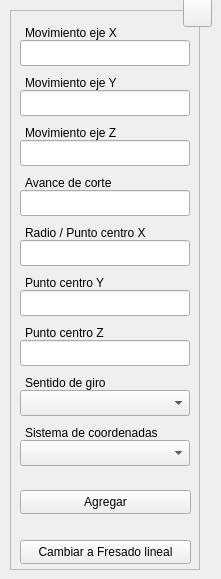
  <widget class="QWidget" name="centralwidget">
   <widget class="QFrame" name="frame">
    <property name="geometry">
     <rect>
      <x>10</x>
      <y>10</y>
      <width>190</width>
      <height>560</height>
     </rect>
    </property>
    <property name="sizePolicy">
     <sizepolicy hsizetype="Fixed" vsizetype="Fixed">
      <horstretch>0</horstretch>
      <verstretch>0</verstretch>
     </sizepolicy>
    </property>
    <property name="minimumSize">
     <size>
      <width>190</width>
      <height>560</height>
     </size>
    </property>
    <property name="maximumSize">
     <size>
      <width>190</width>
      <height>560</height>
     </size>
    </property>
    <property name="frameShape">
     <enum>QFrame::StyledPanel</enum>
    </property>
    <property name="frameShadow">
     <enum>QFrame::Raised</enum>
    </property>
    <widget class="QLineEdit" name="tbx_xin">
     <property name="geometry">
      <rect>
       <x>10</x>
       <y>30</y>
       <width>170</width>
       <height>26</height>
      </rect>
     </property>
     <property name="minimumSize">
      <size>
       <width>170</width>
       <height>0</height>
      </size>
     </property>
     <property name="maximumSize">
      <size>
       <width>170</width>
       <height>16777215</height>
      </size>
     </property>
     <property name="toolTip">
      <string>Digite la dimensión del movimiento en el eje X</string>
     </property>
     <property name="statusTip">
      <string/>
     </property>
     <property name="alignment">
      <set>Qt::AlignCenter</set>
     </property>
     <property name="placeholderText">
      <string/>
     </property>
    </widget>
    <widget class="QLabel" name="lbl_xin">
     <property name="enabled">
      <bool>true</bool>
     </property>
     <property name="geometry">
      <rect>
       <x>15</x>
       <y>10</y>
       <width>105</width>
       <height>26</height>
      </rect>
     </property>
     <property name="text">
      <string>Movimiento eje X</string>
     </property>
     <property name="buddy">
      <cstring>lbl_xin</cstring>
     </property>
    </widget>
    <widget class="QPushButton" name="btn_save">
     <property name="geometry">
      <rect>
       <x>10</x>
       <y>480</y>
       <width>171</width>
       <height>24</height>
      </rect>
     </property>
     <property name="sizePolicy">
      <sizepolicy hsizetype="Expanding" vsizetype="Expanding">
       <horstretch>0</horstretch>
       <verstretch>0</verstretch>
      </sizepolicy>
     </property>
     <property name="minimumSize">
      <size>
       <width>88</width>
       <height>0</height>
      </size>
     </property>
     <property name="toolTip">
      <string>Agregar los datos al programa CNC</string>
     </property>
     <property name="statusTip">
      <string/>
     </property>
     <property name="text">
      <string>Agregar</string>
     </property>
     <property name="shortcut">
      <string>Ctrl+S</string>
     </property>
     <property name="autoDefault">
      <bool>true</bool>
     </property>
    </widget>
    <widget class="QLabel" name="lbl_mov">
     <property name="enabled">
      <bool>true</bool>
     </property>
     <property name="geometry">
      <rect>
       <x>15</x>
       <y>360</y>
       <width>90</width>
       <height>26</height>
      </rect>
     </property>
     <property name="text">
      <string>Sentido de giro</string>
     </property>
     <property name="buddy">
      <cstring>lbl_mov</cstring>
     </property>
    </widget>
    <widget class="QComboBox" name="cbx_mov">
     <property name="geometry">
      <rect>
       <x>10</x>
       <y>380</y>
       <width>170</width>
       <height>26</height>
      </rect>
     </property>
     <property name="minimumSize">
      <size>
       <width>170</width>
       <height>26</height>
      </size>
     </property>
     <property name="maximumSize">
      <size>
       <width>170</width>
       <height>16777215</height>
      </size>
     </property>
     <property name="toolTip">
      <string>Seleccione el tipo de movimiento a ejecutar</string>
     </property>
    </widget>
    <widget class="QLineEdit" name="tbx_zin">
     <property name="geometry">
      <rect>
       <x>10</x>
       <y>130</y>
       <width>170</width>
       <height>26</height>
      </rect>
     </property>
     <property name="minimumSize">
      <size>
       <width>170</width>
       <height>0</height>
      </size>
     </property>
     <property name="maximumSize">
      <size>
       <width>170</width>
       <height>16777215</height>
      </size>
     </property>
     <property name="toolTip">
      <string>Digite la dimensión del movimiento en el eje Z</string>
     </property>
     <property name="statusTip">
      <string/>
     </property>
     <property name="alignment">
      <set>Qt::AlignCenter</set>
     </property>
     <property name="placeholderText">
      <string/>
     </property>
    </widget>
    <widget class="QLabel" name="lbl_zin">
     <property name="enabled">
      <bool>true</bool>
     </property>
     <property name="geometry">
      <rect>
       <x>15</x>
       <y>110</y>
       <width>105</width>
       <height>26</height>
      </rect>
     </property>
     <property name="text">
      <string>Movimiento eje Z</string>
     </property>
     <property name="buddy">
      <cstring>lbl_xin</cstring>
     </property>
    </widget>
    <widget class="QLineEdit" name="tbx_fed">
     <property name="geometry">
      <rect>
       <x>10</x>
       <y>180</y>
       <width>170</width>
       <height>26</height>
      </rect>
     </property>
     <property name="minimumSize">
      <size>
       <width>170</width>
       <height>0</height>
      </size>
     </property>
     <property name="maximumSize">
      <size>
       <width>170</width>
       <height>16777215</height>
      </size>
     </property>
     <property name="toolTip">
      <string>Digite la velocidad de avance de corte</string>
     </property>
     <property name="statusTip">
      <string/>
     </property>
     <property name="alignment">
      <set>Qt::AlignCenter</set>
     </property>
     <property name="placeholderText">
      <string/>
     </property>
    </widget>
    <widget class="QLabel" name="lbl_fed">
     <property name="enabled">
      <bool>true</bool>
     </property>
     <property name="geometry">
      <rect>
       <x>15</x>
       <y>160</y>
       <width>97</width>
       <height>26</height>
      </rect>
     </property>
     <property name="text">
      <string>Avance de corte</string>
     </property>
     <property name="buddy">
      <cstring>lbl_xin</cstring>
     </property>
    </widget>
    <widget class="QPushButton" name="btn_switch">
     <property name="geometry">
      <rect>
       <x>10</x>
       <y>530</y>
       <width>171</width>
       <height>24</height>
      </rect>
     </property>
     <property name="sizePolicy">
      <sizepolicy hsizetype="Expanding" vsizetype="Expanding">
       <horstretch>0</horstretch>
       <verstretch>0</verstretch>
      </sizepolicy>
     </property>
     <property name="minimumSize">
      <size>
       <width>88</width>
       <height>0</height>
      </size>
     </property>
     <property name="toolTip">
      <string>Cambia a la función indicada</string>
     </property>
     <property name="statusTip">
      <string/>
     </property>
     <property name="text">
      <string>Cambiar a Fresado lineal</string>
     </property>
     <property name="shortcut">
      <string>Ctrl+Q</string>
     </property>
     <property name="autoDefault">
      <bool>true</bool>
     </property>
    </widget>
    <widget class="QLineEdit" name="tbx_xcn">
     <property name="geometry">
      <rect>
       <x>10</x>
       <y>230</y>
       <width>170</width>
       <height>26</height>
      </rect>
     </property>
     <property name="minimumSize">
      <size>
       <width>170</width>
       <height>0</height>
      </size>
     </property>
     <property name="maximumSize">
      <size>
       <width>170</width>
       <height>16777215</height>
      </size>
     </property>
     <property name="toolTip">
      <string>Digite la dimensión del radio o el punto centro en el eje X</string>
     </property>
     <property name="statusTip">
      <string/>
     </property>
     <property name="alignment">
      <set>Qt::AlignCenter</set>
     </property>
     <property name="placeholderText">
      <string/>
     </property>
    </widget>
    <widget class="QLabel" name="lbl_xcn">
     <property name="enabled">
      <bool>true</bool>
     </property>
     <property name="geometry">
      <rect>
       <x>15</x>
       <y>210</y>
       <width>132</width>
       <height>26</height>
      </rect>
     </property>
     <property name="text">
      <string>Radio / Punto centro X</string>
     </property>
     <property name="buddy">
      <cstring>lbl_xin</cstring>
     </property>
    </widget>
    <widget class="QLineEdit" name="tbx_yin">
     <property name="geometry">
      <rect>
       <x>10</x>
       <y>80</y>
       <width>170</width>
       <height>26</height>
      </rect>
     </property>
     <property name="minimumSize">
      <size>
       <width>170</width>
       <height>0</height>
      </size>
     </property>
     <property name="maximumSize">
      <size>
       <width>170</width>
       <height>16777215</height>
      </size>
     </property>
     <property name="toolTip">
      <string>Digite la dimensión del movimiento en el eje Y</string>
     </property>
     <property name="statusTip">
      <string/>
     </property>
     <property name="alignment">
      <set>Qt::AlignCenter</set>
     </property>
     <property name="placeholderText">
      <string/>
     </property>
    </widget>
    <widget class="QLabel" name="lbl_yin">
     <property name="enabled">
      <bool>true</bool>
     </property>
     <property name="geometry">
      <rect>
       <x>15</x>
       <y>60</y>
       <width>105</width>
       <height>26</height>
      </rect>
     </property>
     <property name="text">
      <string>Movimiento eje Y</string>
     </property>
     <property name="buddy">
      <cstring>lbl_xin</cstring>
     </property>
    </widget>
    <widget class="QComboBox" name="cbx_sys">
     <property name="geometry">
      <rect>
       <x>10</x>
       <y>430</y>
       <width>170</width>
       <height>26</height>
      </rect>
     </property>
     <property name="minimumSize">
      <size>
       <width>170</width>
       <height>26</height>
      </size>
     </property>
     <property name="maximumSize">
      <size>
       <width>170</width>
       <height>16777215</height>
      </size>
     </property>
     <property name="toolTip">
      <string>Seleccione el sistema de coordenadas a utilizar</string>
     </property>
    </widget>
    <widget class="QLabel" name="lbl_sys">
     <property name="enabled">
      <bool>true</bool>
     </property>
     <property name="geometry">
      <rect>
       <x>15</x>
       <y>410</y>
       <width>139</width>
       <height>26</height>
      </rect>
     </property>
     <property name="text">
      <string>Sistema de coordenadas</string>
     </property>
     <property name="buddy">
      <cstring>lbl_mov</cstring>
     </property>
    </widget>
    <widget class="QLineEdit" name="tbx_ycn">
     <property name="geometry">
      <rect>
       <x>10</x>
       <y>280</y>
       <width>170</width>
       <height>26</height>
      </rect>
     </property>
     <property name="minimumSize">
      <size>
       <width>170</width>
       <height>0</height>
      </size>
     </property>
     <property name="maximumSize">
      <size>
       <width>170</width>
       <height>16777215</height>
      </size>
     </property>
     <property name="toolTip">
      <string>Digite la dimensión del punto centro del radio en el eje Y</string>
     </property>
     <property name="statusTip">
      <string/>
     </property>
     <property name="alignment">
      <set>Qt::AlignCenter</set>
     </property>
     <property name="placeholderText">
      <string/>
     </property>
    </widget>
    <widget class="QLabel" name="lbl_ycn">
     <property name="enabled">
      <bool>true</bool>
     </property>
     <property name="geometry">
      <rect>
       <x>15</x>
       <y>260</y>
       <width>90</width>
       <height>26</height>
      </rect>
     </property>
     <property name="text">
      <string>Punto centro Y</string>
     </property>
     <property name="buddy">
      <cstring>lbl_xin</cstring>
     </property>
    </widget>
    <widget class="QLineEdit" name="tbx_zcn">
     <property name="geometry">
      <rect>
       <x>10</x>
       <y>330</y>
       <width>170</width>
       <height>26</height>
      </rect>
     </property>
     <property name="minimumSize">
      <size>
       <width>170</width>
       <height>0</height>
      </size>
     </property>
     <property name="maximumSize">
      <size>
       <width>170</width>
       <height>16777215</height>
      </size>
     </property>
     <property name="toolTip">
      <string>Digite la dimensión del punto centro del radio en el eje Z</string>
     </property>
     <property name="statusTip">
      <string/>
     </property>
     <property name="alignment">
      <set>Qt::AlignCenter</set>
     </property>
     <property name="placeholderText">
      <string/>
     </property>
    </widget>
    <widget class="QLabel" name="lbl_zcn">
     <property name="enabled">
      <bool>true</bool>
     </property>
     <property name="geometry">
      <rect>
       <x>15</x>
       <y>310</y>
       <width>90</width>
       <height>26</height>
      </rect>
     </property>
     <property name="text">
      <string>Punto centro Z</string>
     </property>
     <property name="buddy">
      <cstring>lbl_xin</cstring>
     </property>
    </widget>
    <zorder>tbx_xin</zorder>
    <zorder>lbl_xin</zorder>
    <zorder>btn_save</zorder>
    <zorder>cbx_mov</zorder>
    <zorder>lbl_mov</zorder>
    <zorder>tbx_zin</zorder>
    <zorder>lbl_zin</zorder>
    <zorder>tbx_fed</zorder>
    <zorder>lbl_fed</zorder>
    <zorder>btn_switch</zorder>
    <zorder>tbx_xcn</zorder>
    <zorder>lbl_xcn</zorder>
    <zorder>tbx_yin</zorder>
    <zorder>lbl_yin</zorder>
    <zorder>cbx_sys</zorder>
    <zorder>lbl_sys</zorder>
    <zorder>tbx_ycn</zorder>
    <zorder>lbl_ycn</zorder>
    <zorder>tbx_zcn</zorder>
    <zorder>lbl_zcn</zorder>
   </widget>
   <widget class="QToolButton" name="btn_help">
    <property name="geometry">
     <rect>
      <x>183</x>
      <y>-2</y>
      <width>29</width>
      <height>29</height>
     </rect>
    </property>
    <property name="font">
     <font>
      <pointsize>20</pointsize>
      <bold>true</bold>
     </font>
    </property>
    <property name="text">
     <string/>
    </property>
    <property name="icon">
     <iconset resource="../../resources/resources.qrc">
      <normaloff>:/icons/question.png</normaloff>:/icons/question.png</iconset>
    </property>
    <property name="iconSize">
     <size>
      <width>20</width>
      <height>20</height>
     </size>
    </property>
    <property name="shortcut">
     <string>F1</string>
    </property>
   </widget>
  </widget>
